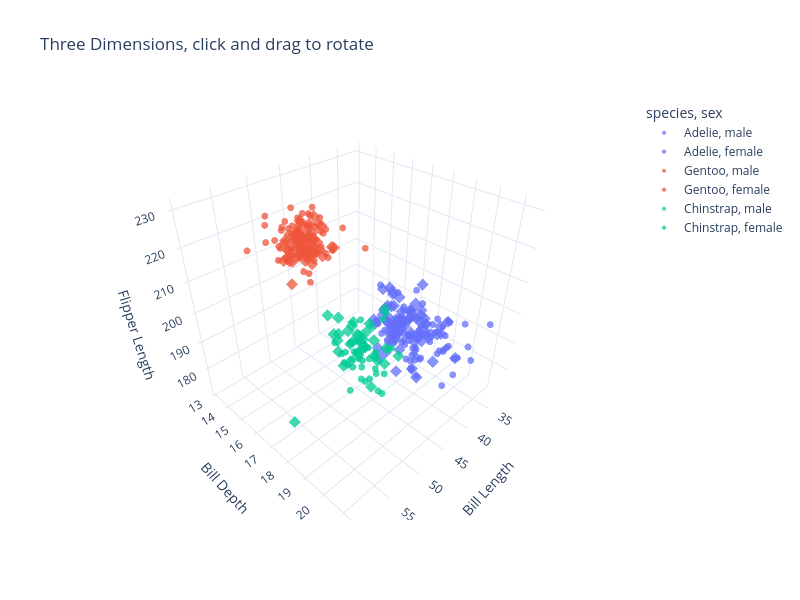

The cell this chart's notebook holds for it:
### Markdown cell above
<a id="d4-3d"></a>

### D4 · 3D Scatter

Adds a third axis. Click and drag the chart to rotate it in 3D.

[↑ Appendix](#appendix)

### Code cell
fig = px.scatter_3d(
    df,
    x="bill_length_mm",
    y="bill_depth_mm",
    z="flipper_length_mm",
    color="species",
    symbol="sex",
    opacity=0.75,
    title="Three Dimensions, click and drag to rotate",
    labels={
        "bill_length_mm": "Bill Length",
        "bill_depth_mm": "Bill Depth",
        "flipper_length_mm": "Flipper Length",
    },
    template="plotly_white",
    width=800,
    height=600,
)
fig.update_traces(marker_size=4)
fig.show()
# Edit: x=, y=, z= → any three numeric columns
# Edit: opacity=0.75 → lower to see overlapping points through each other
# Edit: marker_size=4 → larger for bigger dots
